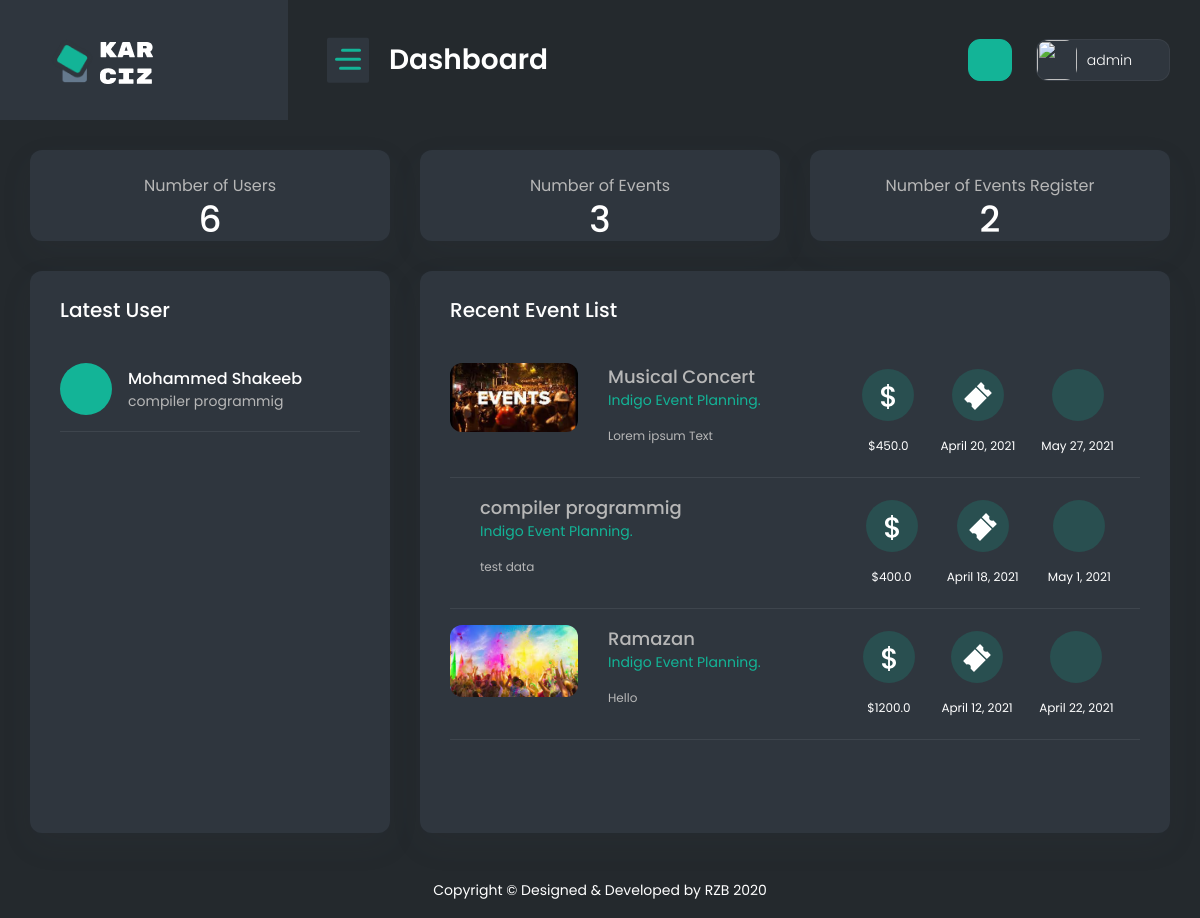
The page /superadmin (signed in) on the database its author committed.
### webapp/models.py (models this page shows)
class User_Event_Registration(models.Model):
    Registration_id = models.AutoField(primary_key=True)
    user_id = models.ForeignKey(User_Signup , on_delete=models.SET_NULL,blank=True,null=True)
    EventId = models.ForeignKey(Event , on_delete=models.SET_NULL,blank=True,null=True)
    Description = models.CharField(max_length=255, default="")
    created = models.DateTimeField(auto_now_add=True, blank=True)

class User_Signup(models.Model):
    user_id = models.AutoField(primary_key=True)
    Name = models.CharField(max_length=255, default="")
    Surname = models.CharField(max_length=255, default="")
    Ci = models.CharField(max_length=255, default="")
    Ruc = models.CharField(max_length=255, default="")
    Gender = models.CharField(max_length=20, default="")
    Phones = models.CharField(max_length=20, default="")
    Email = models.EmailField(max_length=255, default="")
    Direction = models.CharField(max_length=255, default="")
    City =  models.CharField(max_length=255, default="")
    Birth_date  = models.DateField()
    Creation = models.DateTimeField(auto_now_add=True, blank=True)
    Password = models.TextField(max_length=500 , default="")
    def __str__(self):
        return self.Name

class Event(models.Model):
    EventId = models.AutoField(primary_key=True)
    EventName = models.CharField(max_length=255, default="")
    Cost = models.FloatField(default=0.0)
    Registration_start = models.DateField()
    Registration_end = models.DateField()
    Runner_quantity = models.IntegerField(default=0)
    Event_logo = models.ImageField(upload_to='Eventlogo/',default="SuperAdmin/dummy.jpg")
    Status = models.CharField(max_length=50, default="")
    EventTypeId = models.ForeignKey(Event_Type , on_delete=models.SET_NULL,blank=True,null=True)
    Description = models.TextField(default="")
    created = models.DateTimeField(auto_now_add=True, blank=True)
    def __str__(self):
        return self.EventName

class Event_Type(models.Model):
    EventTypeId = models.AutoField(primary_key=True)
    EventType = models.CharField(max_length=255, default="")
    Super_AdminAccount_id=models.ForeignKey(Super_AdminAccount , on_delete=models.SET_NULL,blank=True,null=True)
    def __str__(self):
        return self.EventType

### webapp/views.py (the view)
# urls.py: path('superadmin',superadmin.as_view(),name="superadmin"),
class superadmin(View):
    def get(self,request):
        if not request.session.has_key('adminid'):
            return redirect("/superadminlogin")
        try:
            user = User_Signup.objects.all().count()
            userregister = User_Event_Registration.objects.all().count()
            event = Event.objects.all().count()
            latestuser = User_Event_Registration.objects.all().order_by('-Registration_id')[0:1]
            eventlist = Event.objects.all().order_by('-EventId')[0:4]
            return render(request ,'superadmin/index.html',{'user':user,'userregister':userregister,'event':event,'latestuser':latestuser,'eventlist':eventlist})
        except:
            return redirect("/superadmin")

### templates/superadmin/index.html (shortened to what this page needs)
{% extends 'superadmin/base.html' %}
{% load static %}
{% block body %}
<div class="container-fluid">
    <div class="row">
        <div class="col-xl-12 col-xxl-12 col-lg-12">
            <div class="row">
                <div class="col-sm-4">
                    <div class="card overflow-hidden">
                        <div class="mt-4 text-center align-items-start pb-0 border-0">
                            <div class="text-center">
                                <span class="fs-16">Number of Users</span>
                                <h1 class="fs-29 mb-0">{{user}}</h1>
                            </div>
                        </div>
                    </div>
                </div>
                <div class="col-sm-4">
                    <div class="card overflow-hidden">
                        <div class="mt-4 text-center align-items-start pb-0 border-0">
                            <div class="text-center">
                                <span class="fs-16">Number of Events</span>
                                <h1 class="fs-29 mb-0">{{event}}</h1>
                            </div>
                        </div>
                    </div>
                </div>
                <div class="col-sm-4">
                    <div class="card overflow-hidden">
                        <div class="mt-4 text-center align-items-start pb-0 border-0">
                            <div class="text-center">
                                <span class="fs-16">Number of Events Register</span>
                                <h1 class="fs-29 mb-0">{{userregister}}</h1>
                            </div>
                        </div>
                    </div>
                </div>
            </div>
        </div>
        <div class="col-xl-3 col-xxl-4 col-md-6">
            <div class="card">
                <div class="card-header border-0 pb-0">
                    <h4 class="fs-20">Latest User</h4>
                </div>
                <div class="card-body">
                    <div class="media pb-3 border-bottom mb-3 align-items-center">
                        <span class="ticket-icon mr-3 bg-primary">
                            <i class="fa fa-ticket fa-2x text-white"></i>
                        </span>
                        {% for l in latestuser %}
                        <div class="media-body">
                            <h6 class="fs-16 mb-0">{{l.user_id}}</h6>
                            <div class="d-flex">
                                <span class="fs-14 mr-auto">{{l.EventId}}</span>
                            </div>
                        </div>
                        {% endfor %}
                    </div>
                </div>
            </div>
        </div>
        <div class="col-xl-9 col-xxl-8">
            <div class="card event-bx">
                <div class="card-header border-0 pb-0">
                    <h4 class="fs-20">Recent Event List</h4>
                </div>
                <div class="card-body dz-scroll" id="event-bx">
                    {% for e in eventlist %}
                    <div class="media d-md-flex d-block pb-3 border-bottom mb-3">
                        <div class="image">
                            <img src="{{e.Event_logo.url}}" alt="">
                        </div>
                        <div class="media-body">
                            <h4 class="fs-18 mb-sm-0 mb-2"><a href="javascript.html"> {{e.EventName}}</a></h4>
                            <span class="fs-14 d-block mb-sm-3 mb-2 text-primary">{{e.EventTypeId}}</span>
                            <p class="fs-12">{{e.Description}}</p>
                        </div>
                        <div class="media-footer">
                            <div class="text-center">
                                <span class="ticket-icon bgl-primary mb-3">
                                </span>
                                <div class="fs-12 text-white">${{e.Cost}}</div>
                            </div>
                            <div class="text-center">
                                <span class="ticket-icon bgl-primary mb-3">
                                </span>
                                <div class="fs-12 text-white">{{e.Registration_start}}</div>
                            </div>
                            <div class="text-center">
                                <span class="ticket-icon bgl-primary mb-3">
                                </span>
                                <div class="fs-12 text-white">{{e.Registration_end}}</div>
                            </div>
                        </div>
                    </div>
                    {% endfor %}
                </div>
            </div>
        </div>
    </div>
</div>
{% endblock body %}

### rows shown on the page
User_Event_Registration: user_id "Mohammed Shakeeb", EventId "compiler programmig"
Event: Event_logo (picture), EventName "Musical Concert", EventTypeId "Indigo Event Planning.", Description "Lorem ipsum Text", Cost "450.0", Registration_start "April 20, 2021", Registration_end "May 27, 2021"
Event: EventName "compiler programmig", EventTypeId "Indigo Event Planning.", Description "test data", Cost "400.0", Registration_start "April 18, 2021", Registration_end "May 1, 2021"
Event: Event_logo (picture), EventName "Ramazan", EventTypeId "Indigo Event Planning.", Description "Hello", Cost "1200.0", Registration_start "April 12, 2021", Registration_end "April 22, 2021"

### other values the page prints
{{ request.session.adminname }} "admin"
{{ user }} "6"
{{ event }} "3"
{{ userregister }} "2"
